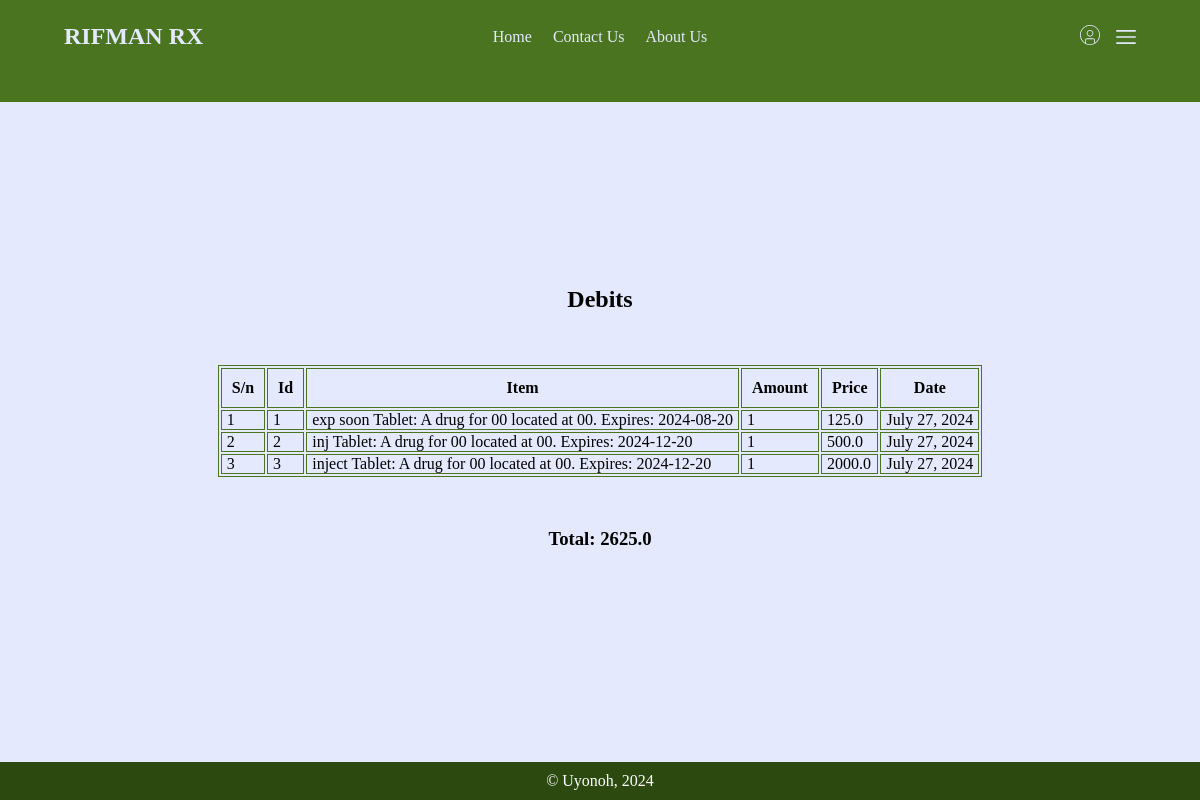
The app's page /books/1/debits/, older data.
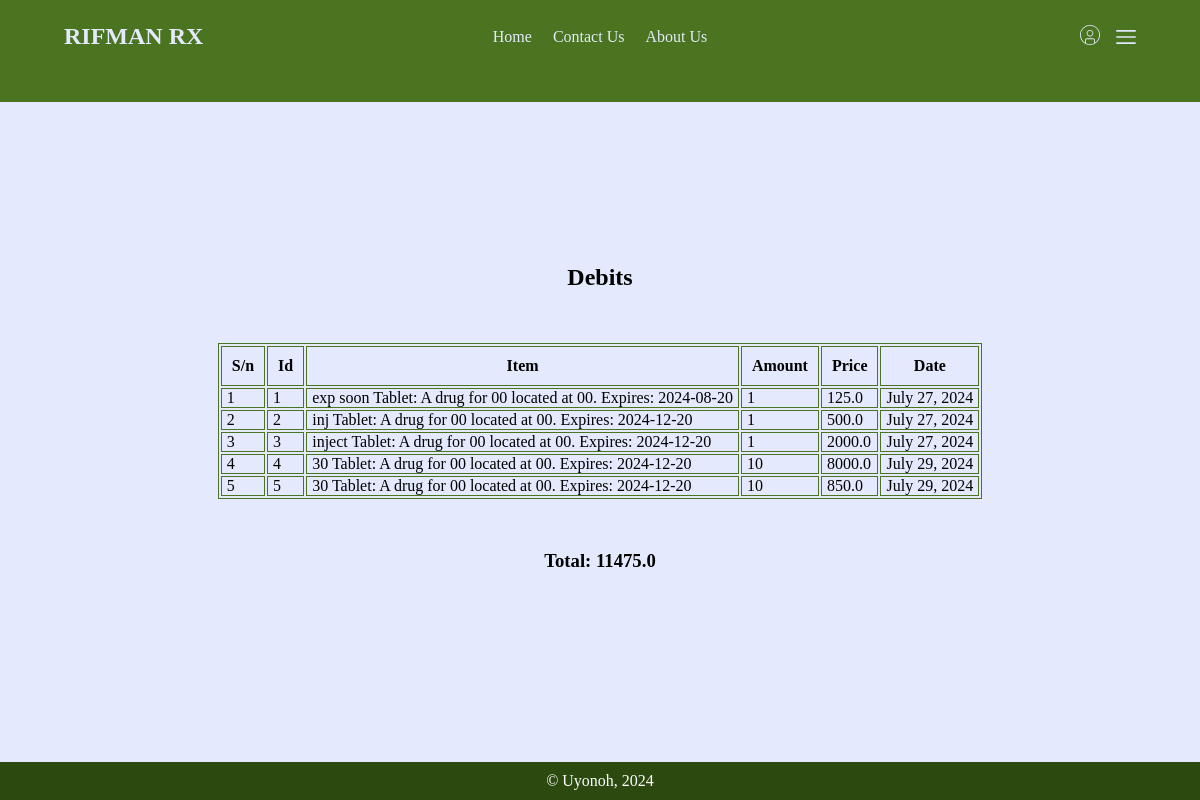
The same page, newer data.
### books/models.py (models this page shows, shortened)
class Debit(models.Model):
    item = models.CharField(max_length=100)
    amount = models.IntegerField()
    price = models.FloatField()
    date = models.DateField(default=tz.now)

### books/views.py (the view)
# urls.py: path("<int:pk>/debits/",  view_debits, name="debits"),
def view_debits(request, pk: int):
    month = BusinessMonth.objects.filter(pk=pk)[0]
    debits = month.get_debits()
    total = month.get_debits_price()
    heads = make_heads(debits)
    rows = make_rows(debits)
    return render(request, "books/items.html",
                  {"model_query": debits,
                   "title": "Debits",
                   "heads": heads,
                   "rows": rows,
                   "total": total
                   }
                )

### books/models.py (called while the page is built)
    def get_debits(self, opening: tz.datetime=None, closing: tz.datetime=tz.now()) -> models.QuerySet:
        if not opening:
            opening = self.opening_date
        if not self.closing_date:
            closing = closing
        else:
            closing = self.closing_date
        debits = Debit.objects.filter(date__gte=opening)
        debits = debits.filter(date__lte=closing)
        return debits

    def get_debits_price(self, opening: tz.datetime=None, closing: tz.datetime=tz.now()) -> float:
        debit = 0
        for item in self.get_debits(opening=opening, closing=closing):
            debit += item.price
        return float(debit)

### books/views.py (called while the page is built)
def make_heads(queryset: models.QuerySet) -> list:
    if queryset.count() < 1:
        return None
    keys = queryset.values()[0].keys()
    keys = list(keys)
    keys.insert(0, "S/N")
    if "drug_id" in keys:
        idx = keys.index("drug_id")
        keys[idx] = "drug"
    return keys

### books/templates/books/items.html
{% extends "main/base.html" %}
{% load static %}
{% block styles %}
<link rel="stylesheet" href="{% static 'main/css/tables.css' %}">
<link rel="stylesheet" href="{% static 'books/css/styles.css' %}">
{% endblock %}
{% block content %}
<section class="container flex-col">
    <h1>{{title}}</h1>
    <div class="flex-col">
        <table class="items">
            <thead>
                <tr>
                    {% for head in heads %}
                    <th>{{head.capitalize}}</th>
                    {% endfor %}
                </tr>
            </thead>
            <tbody>
            {% for row in rows %}
            <tr>
                {% for val in row %}
                    <td>{{val}}</td>
                {% endfor %}
            </tr>
            {% endfor %}
            </tbody>
        </table>
        <h3>Total: {{total}}</h3>
    </div>
</section>
{% endblock %}

Row changes from the older to the newer data that the page shows:
added Debit: row "30 Tablet: A drug for 00 located at 00. Expires: 2024-12-20" "8000.0" "July 29, 2024"
added Debit: row "30 Tablet: A drug for 00 located at 00. Expires: 2024-12-20" "850.0" "July 29, 2024"
Text that changed along with them:
{{ total }}: "2625.0" → "11475.0"
new list line: "4 4 10"
new list line: "5 5 10"
